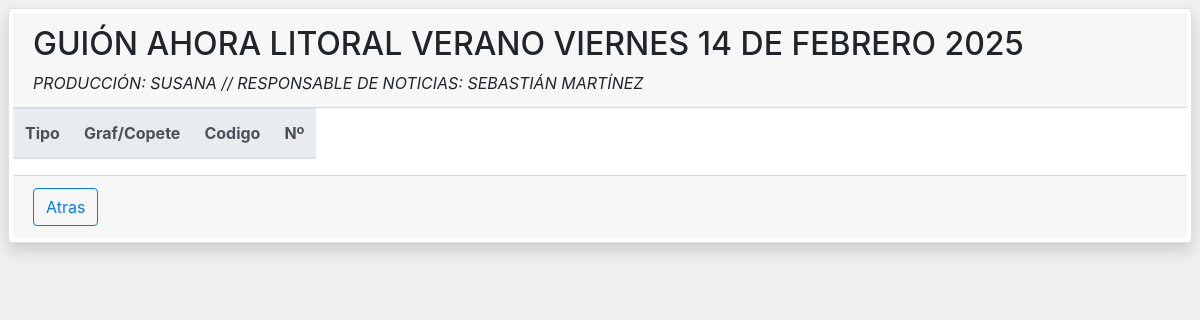
Page /control_graphs/1 on the committed database.
### app.py (models this page shows)
class Guion(db.Model):
    __tablename__ = 'guion'
    id = db.Column(db.Integer, primary_key=True)
    nombre = db.Column(db.String(200), nullable=False)
    descripcion = db.Column(db.String(500), nullable=False)
    textos = db.relationship('Texto', backref='guion', lazy=True)

### app.py (the view)
@app.route('/control_graphs/<int:id>')
def control_graphs(id):
    guion = Guion.query.get(id)
    if guion:
        return render_template('control_graphs.html', guion=guion)
    else:
        return "Guion no encontrado", 404

### templates/control_graphs.html (shortened to what this page needs)
{% extends "base.html" %}
{% block extra_script %}
    <link rel="stylesheet" href="{{ url_for('static', filename='css/@fortawesome/fontawesome-free/css/all.min.css') }}">
{% endblock extra_script %}
{% block body %}
    <div class="card shadow p-1 m-2 rounded">
        <div class="card-header">
            <h2>{{ guion.nombre }}</h2>
            <em>{{ guion.descripcion }}</em>
        </div>
            <table class="table table-responsive" id="tablaTextos">
                <thead class="thead-light">
                <tr>
                    <th scope="col">Tipo</th>
                    <th scope="col">Graf/Copete</th>
                    <th scope="col">Codigo</th>
                    <th scope="col">Nº</th>
                </tr>
                </thead>
            </table>
        <div class="card-footer">
            <a href="/listado_guiones">
                <button class="btn btn-outline-primary">Atras</button>
            </a>
        </div>
    </div>
{% endblock body %}

### templates/base.html (style rules this page uses)
body { background-color: #f0f0f0; }

### rows in the picture
Guion: nombre "GUIÓN AHORA LITORAL VERANO VIERNES 14 DE FEBRERO 2025", descripcion "PRODUCCIÓN: SUSANA // RESPONSABLE DE NOTICIAS: SEBASTIÁN MARTÍNEZ"
